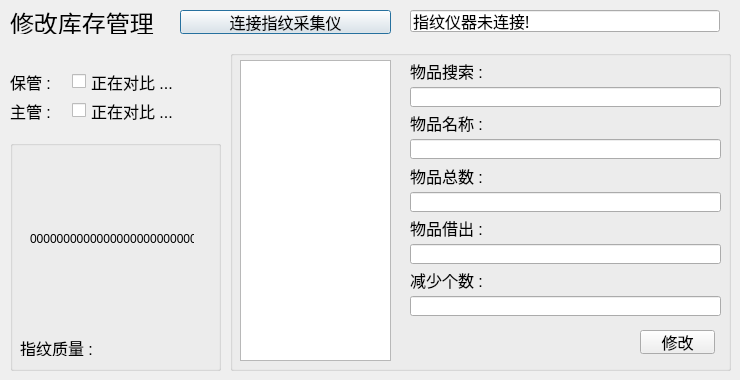
<?xml version="1.0" encoding="UTF-8"?>
<ui version="4.0">
 <class>stockModDialog</class>
 <widget class="QDialog" name="stockModDialog">
  <property name="geometry">
   <rect>
    <x>0</x>
    <y>0</y>
    <width>740</width>
    <height>380</height>
   </rect>
  </property>
  <property name="windowTitle">
   <string>stockModDialog</string>
  </property>
  <widget class="QPushButton" name="pushButton">
   <property name="geometry">
    <rect>
     <x>180</x>
     <y>10</y>
     <width>211</width>
     <height>24</height>
    </rect>
   </property>
   <property name="font">
    <font>
     <pointsize>12</pointsize>
    </font>
   </property>
   <property name="text">
    <string>连接指纹采集仪</string>
   </property>
  </widget>
  <widget class="QLineEdit" name="lineEdit">
   <property name="geometry">
    <rect>
     <x>410</x>
     <y>10</y>
     <width>310</width>
     <height>22</height>
    </rect>
   </property>
   <property name="maximumSize">
    <size>
     <width>310</width>
     <height>16777215</height>
    </size>
   </property>
   <property name="font">
    <font>
     <family>宋体</family>
     <pointsize>12</pointsize>
    </font>
   </property>
   <property name="text">
    <string>指纹仪器未连接!</string>
   </property>
   <property name="readOnly">
    <bool>false</bool>
   </property>
  </widget>
  <widget class="QGroupBox" name="groupBox">
   <property name="geometry">
    <rect>
     <x>10</x>
     <y>140</y>
     <width>211</width>
     <height>231</height>
    </rect>
   </property>
   <property name="title">
    <string/>
   </property>
   <widget class="QLabel" name="label_2">
    <property name="geometry">
     <rect>
      <x>20</x>
      <y>10</y>
      <width>164</width>
      <height>178</height>
     </rect>
    </property>
    <property name="font">
     <font>
      <pointsize>9</pointsize>
     </font>
    </property>
    <property name="text">
     <string>00000000000000000000000000</string>
    </property>
   </widget>
   <widget class="QLabel" name="label_3">
    <property name="geometry">
     <rect>
      <x>10</x>
      <y>200</y>
      <width>191</width>
      <height>16</height>
     </rect>
    </property>
    <property name="font">
     <font>
      <pointsize>12</pointsize>
     </font>
    </property>
    <property name="text">
     <string>指纹质量 : </string>
    </property>
   </widget>
  </widget>
  <widget class="QLabel" name="label">
   <property name="geometry">
    <rect>
     <x>10</x>
     <y>10</y>
     <width>144</width>
     <height>24</height>
    </rect>
   </property>
   <property name="font">
    <font>
     <pointsize>18</pointsize>
    </font>
   </property>
   <property name="text">
    <string>修改库存管理</string>
   </property>
  </widget>
  <widget class="QWidget" name="layoutWidget">
   <property name="geometry">
    <rect>
     <x>10</x>
     <y>70</y>
     <width>211</width>
     <height>52</height>
    </rect>
   </property>
   <layout class="QVBoxLayout" name="verticalLayout">
    <item>
     <layout class="QHBoxLayout" name="horizontalLayout">
      <item>
       <widget class="QLabel" name="label_4">
        <property name="maximumSize">
         <size>
          <width>56</width>
          <height>16777215</height>
         </size>
        </property>
        <property name="font">
         <font>
          <pointsize>12</pointsize>
         </font>
        </property>
        <property name="text">
         <string>保管 : </string>
        </property>
       </widget>
      </item>
      <item>
       <widget class="QCheckBox" name="checkBox_1">
        <property name="font">
         <font>
          <pointsize>12</pointsize>
         </font>
        </property>
        <property name="text">
         <string>正在对比 ...</string>
        </property>
       </widget>
      </item>
     </layout>
    </item>
    <item>
     <layout class="QHBoxLayout" name="horizontalLayout_2">
      <item>
       <widget class="QLabel" name="label_5">
        <property name="maximumSize">
         <size>
          <width>56</width>
          <height>16777215</height>
         </size>
        </property>
        <property name="font">
         <font>
          <pointsize>12</pointsize>
         </font>
        </property>
        <property name="text">
         <string>主管 : </string>
        </property>
       </widget>
      </item>
      <item>
       <widget class="QCheckBox" name="checkBox_2">
        <property name="font">
         <font>
          <pointsize>12</pointsize>
         </font>
        </property>
        <property name="text">
         <string>正在对比 ...</string>
        </property>
       </widget>
      </item>
     </layout>
    </item>
   </layout>
  </widget>
  <widget class="QGroupBox" name="groupBox_2">
   <property name="geometry">
    <rect>
     <x>230</x>
     <y>50</y>
     <width>501</width>
     <height>321</height>
    </rect>
   </property>
   <property name="title">
    <string/>
   </property>
   <widget class="QTableView" name="tableView">
    <property name="geometry">
     <rect>
      <x>10</x>
      <y>10</y>
      <width>151</width>
      <height>301</height>
     </rect>
    </property>
   </widget>
   <widget class="QWidget" name="layoutWidget_2">
    <property name="geometry">
     <rect>
      <x>180</x>
      <y>10</y>
      <width>311</width>
      <height>256</height>
     </rect>
    </property>
    <layout class="QVBoxLayout" name="verticalLayout_7">
     <item>
      <layout class="QVBoxLayout" name="verticalLayout_2">
       <item>
        <widget class="QLabel" name="label_7">
         <property name="maximumSize">
          <size>
           <width>16777215</width>
           <height>16777215</height>
          </size>
         </property>
         <property name="font">
          <font>
           <pointsize>12</pointsize>
          </font>
         </property>
         <property name="text">
          <string>物品搜索 : </string>
         </property>
        </widget>
       </item>
       <item>
        <widget class="QLineEdit" name="lineEdit_2">
         <property name="font">
          <font>
           <family>宋体</family>
           <pointsize>12</pointsize>
          </font>
         </property>
         <property name="text">
          <string/>
         </property>
         <property name="readOnly">
          <bool>false</bool>
         </property>
        </widget>
       </item>
      </layout>
     </item>
     <item>
      <layout class="QVBoxLayout" name="verticalLayout_3">
       <item>
        <widget class="QLabel" name="label_11">
         <property name="maximumSize">
          <size>
           <width>16777215</width>
           <height>16777215</height>
          </size>
         </property>
         <property name="font">
          <font>
           <pointsize>12</pointsize>
          </font>
         </property>
         <property name="text">
          <string>物品名称 : </string>
         </property>
        </widget>
       </item>
       <item>
        <widget class="QLineEdit" name="lineEdit_3">
         <property name="font">
          <font>
           <family>宋体</family>
           <pointsize>12</pointsize>
          </font>
         </property>
         <property name="text">
          <string/>
         </property>
         <property name="readOnly">
          <bool>false</bool>
         </property>
        </widget>
       </item>
      </layout>
     </item>
     <item>
      <layout class="QVBoxLayout" name="verticalLayout_4">
       <item>
        <widget class="QLabel" name="label_10">
         <property name="maximumSize">
          <size>
           <width>16777215</width>
           <height>16777215</height>
          </size>
         </property>
         <property name="font">
          <font>
           <pointsize>12</pointsize>
          </font>
         </property>
         <property name="text">
          <string>物品总数 : </string>
         </property>
        </widget>
       </item>
       <item>
        <widget class="QLineEdit" name="lineEdit_4">
         <property name="font">
          <font>
           <family>宋体</family>
           <pointsize>12</pointsize>
          </font>
         </property>
         <property name="text">
          <string/>
         </property>
         <property name="readOnly">
          <bool>false</bool>
         </property>
        </widget>
       </item>
      </layout>
     </item>
     <item>
      <layout class="QVBoxLayout" name="verticalLayout_5">
       <item>
        <widget class="QLabel" name="label_12">
         <property name="maximumSize">
          <size>
           <width>16777215</width>
           <height>16777215</height>
          </size>
         </property>
         <property name="font">
          <font>
           <pointsize>12</pointsize>
          </font>
         </property>
         <property name="text">
          <string>物品借出 : </string>
         </property>
        </widget>
       </item>
       <item>
        <widget class="QLineEdit" name="lineEdit_5">
         <property name="font">
          <font>
           <family>宋体</family>
           <pointsize>12</pointsize>
          </font>
         </property>
         <property name="text">
          <string/>
         </property>
         <property name="readOnly">
          <bool>false</bool>
         </property>
        </widget>
       </item>
      </layout>
     </item>
     <item>
      <layout class="QVBoxLayout" name="verticalLayout_6">
       <item>
        <widget class="QLabel" name="label_9">
         <property name="maximumSize">
          <size>
           <width>16777215</width>
           <height>16777215</height>
          </size>
         </property>
         <property name="font">
          <font>
           <pointsize>12</pointsize>
          </font>
         </property>
         <property name="text">
          <string>减少个数 : </string>
         </property>
        </widget>
       </item>
       <item>
        <widget class="QLineEdit" name="lineEdit_6">
         <property name="font">
          <font>
           <family>宋体</family>
           <pointsize>12</pointsize>
          </font>
         </property>
         <property name="text">
          <string/>
         </property>
         <property name="readOnly">
          <bool>false</bool>
         </property>
        </widget>
       </item>
      </layout>
     </item>
    </layout>
   </widget>
   <widget class="QPushButton" name="pushButton_2">
    <property name="geometry">
     <rect>
      <x>410</x>
      <y>280</y>
      <width>75</width>
      <height>24</height>
     </rect>
    </property>
    <property name="font">
     <font>
      <pointsize>12</pointsize>
     </font>
    </property>
    <property name="text">
     <string>修改</string>
    </property>
   </widget>
  </widget>
  <zorder>groupBox_2</zorder>
  <zorder>pushButton</zorder>
  <zorder>lineEdit</zorder>
  <zorder>groupBox</zorder>
  <zorder>label</zorder>
  <zorder>layoutWidget</zorder>
 </widget>
 <resources/>
 <connections/>
</ui>
